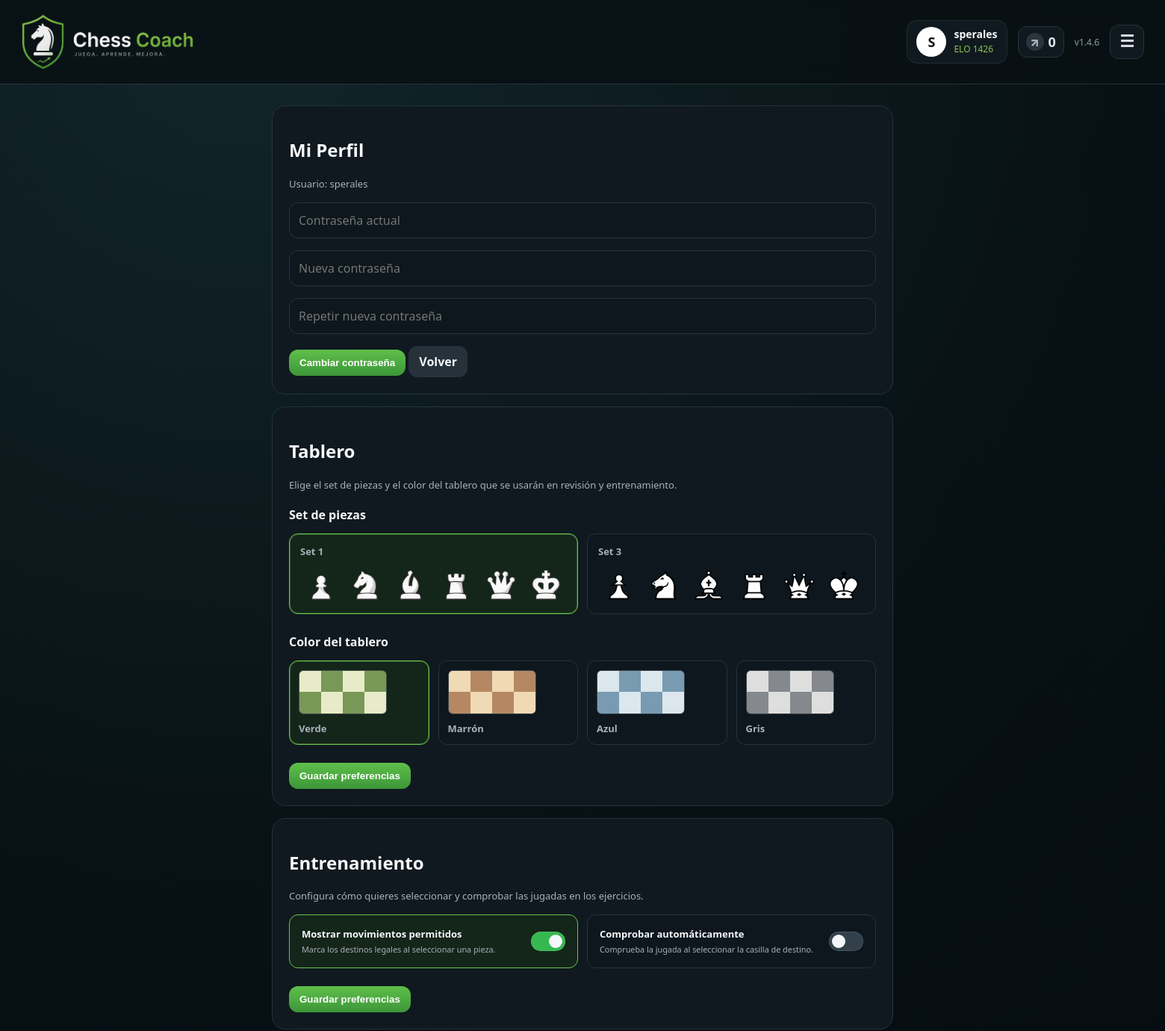
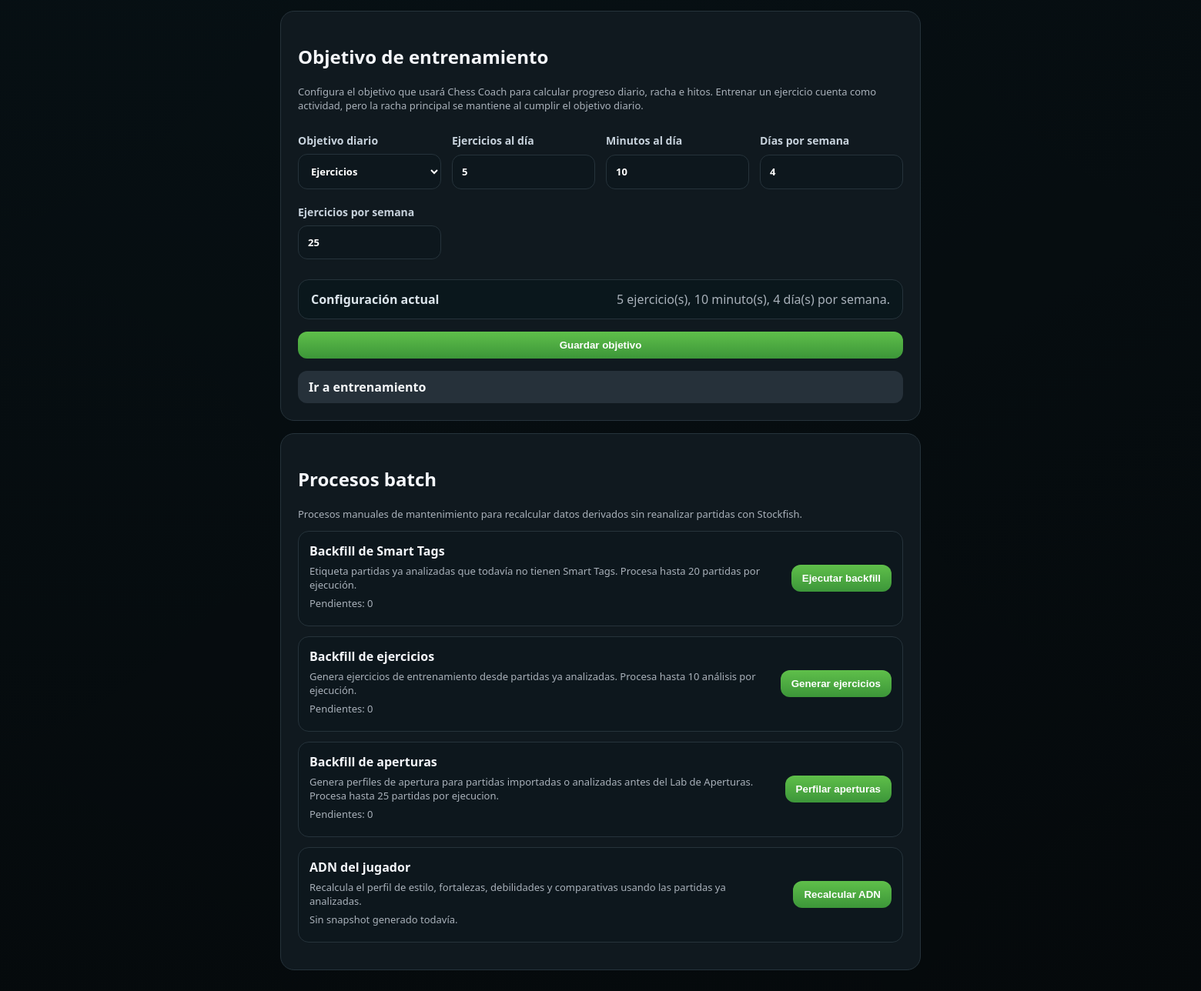
The app's page /profile.php (signed in) with its own data (2 pictures, top to bottom).
### tables this page shows
CREATE TABLE IF NOT EXISTS users (
  id INT UNSIGNED NOT NULL AUTO_INCREMENT,
  username VARCHAR(80) NOT NULL,
  password_hash VARCHAR(255) NOT NULL,
  piece_set VARCHAR(80) NOT NULL DEFAULT 'Set 1',
  board_theme VARCHAR(20) NOT NULL DEFAULT 'green',
  created_at TIMESTAMP NOT NULL DEFAULT CURRENT_TIMESTAMP,
  updated_at TIMESTAMP NULL DEFAULT NULL ON UPDATE CURRENT_TIMESTAMP,
  PRIMARY KEY (id),
  UNIQUE KEY uq_users_username (username)
);

### profile.php (the view, shortened to what the rows shown need)
<?php
require_once __DIR__.'/includes/auth.php';
require_once __DIR__.'/includes/helpers.php';
require_once __DIR__.'/includes/pieces.php';
$u = require_login();
$assetVersion = (string)filemtime(__DIR__.'/assets/css/app.css');
$pieceSets = available_piece_sets();
$boardThemes = board_theme_options();
$currentBoardTheme = normalize_board_theme($u['board_theme'] ?? null);
?>
<!doctype html>
<html lang="es">
<head>
  <link rel="stylesheet" href="assets/css/app.css?v=<?=e($assetVersion)?>">
</head>
<body class="dark-shell <?=e(board_theme_class($currentBoardTheme))?>">
<?php header_bar('Chess Coach'); ?>
<div class="app-area">
  <main class="wrap">
    <section class="card">
      <h2>Mi Perfil</h2>
      <p class="muted">Usuario: <?=e($u['username'])?></p>
      <form method="post">
        <p><input type="password" name="current_password" placeholder="Contraseña actual" required></p>
        <p><input type="password" name="new_password" placeholder="Nueva contraseña" required></p>
        <p><input type="password" name="new_password2" placeholder="Repetir nueva contraseña" required></p>
        <button>Cambiar contraseña</button>
        <a class="btn secondary" href="app.php">Volver</a>
      </form>
    </section>
    <section class="card">
      <h2>Tablero</h2>
      <form method="post">
        <div class="piece-set-options">
          <?php foreach ($pieceSets as $set): ?>
            <label class="piece-set-option">
              <span>
                <strong><?=e($set)?></strong>
                <span class="piece-set-preview" aria-hidden="true">
                  <?php foreach (['wp','wn','wb','wr','wq','wk'] as $piece): ?>
                    <img src="<?=e(piece_set_asset_path($set))?><?=e($piece)?>.png" alt="" draggable="false">
                  <?php endforeach; ?>
                </span>
              </span>
            </label>
          <?php endforeach; ?>
        </div>
        <div class="board-theme-options">
          <?php foreach ($boardThemes as $theme => $label): ?>
            <label class="board-theme-option <?=e(board_theme_class($theme))?>">
              <span>
                <span class="board-theme-preview" aria-hidden="true">
                  <?php for ($square = 0; $square < 8; $square++): ?>
                    <i class="<?= (($square + intdiv($square, 4)) % 2) === 0 ? 'light' : 'dark' ?>"></i>
                  <?php endfor; ?>
                </span>
                <strong><?=e($label)?></strong>
              </span>
            </label>
          <?php endforeach; ?>
        </div>
      </form>
    </section>
    <section class="card training-preferences-card">
      <h2>Entrenamiento</h2>
    </section>
    <section class="card training-goals-card">
      <h2>Objetivo de entrenamiento</h2>
    </section>
    <section class="card batch-card">
      <h2>Procesos batch</h2>
    </section>
  </main>
</div>
</body>
</html>

### includes/helpers.php (shortened to what the rows shown need)
<?php
require_once __DIR__ . '/config.php';
function e(?string $s): string { return htmlspecialchars($s ?? '', ENT_QUOTES, 'UTF-8'); }
function current_user_elo(): int {
  return (int)(app_config()['default_user_elo'] ?? 1426);
}
function header_bar(string $title='Chess Coach'): void {
  $user = current_user();
  $displayName = e($user['username'] ?? 'Usuario');
  $initial = strtoupper(substr($user['username'] ?? 'U', 0, 1));
  $elo = current_user_elo();
  echo '<header class="topbar">';
  echo '<div class="user-pill"><div class="avatar">'.e($initial).'</div><div><strong>'.$displayName.'</strong><small>ELO '.$elo.'</small></div></div>';
  echo '<nav class="menu" id="userMenu">';
  echo '</nav></header>';
}

### records on screen
users: username "S", username "sperales", piece_set "Set 1", label "Verde"

### other values on screen
$elo "1426"
$days "0"
$v "1.4.6"
$set "Set 3"
$label "Marrón"
$label "Azul"
$label "Gris"
$trainingGoalSettings['daily_exercise_goal'] "5"
$trainingGoalSettings['daily_minutes_goal'] "10"
$trainingGoalSettings['weekly_training_days_goal'] "4"
$pendingSmartTags "0"
$pendingTrainingExercises "0"
$pendingOpeningProfiles "0"
